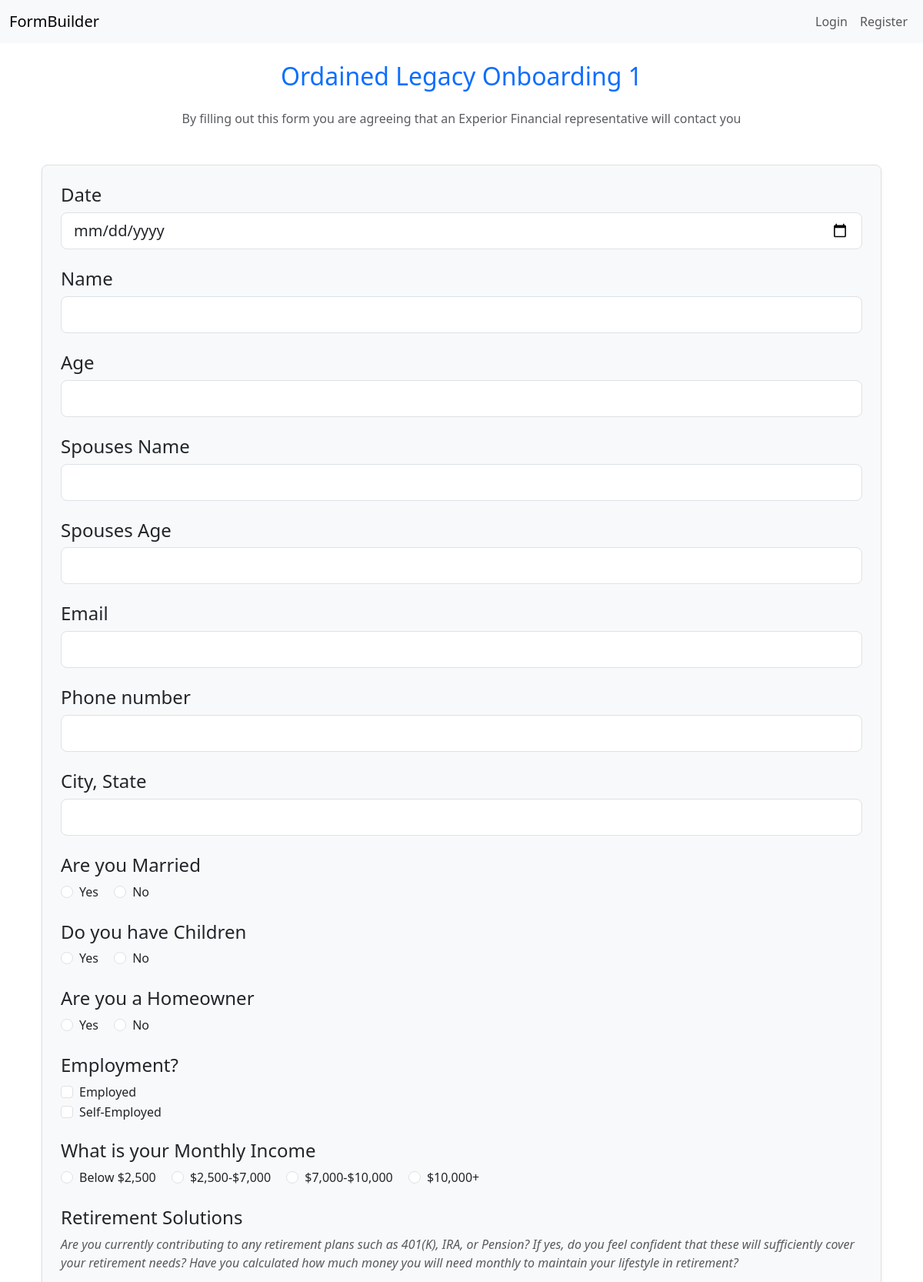
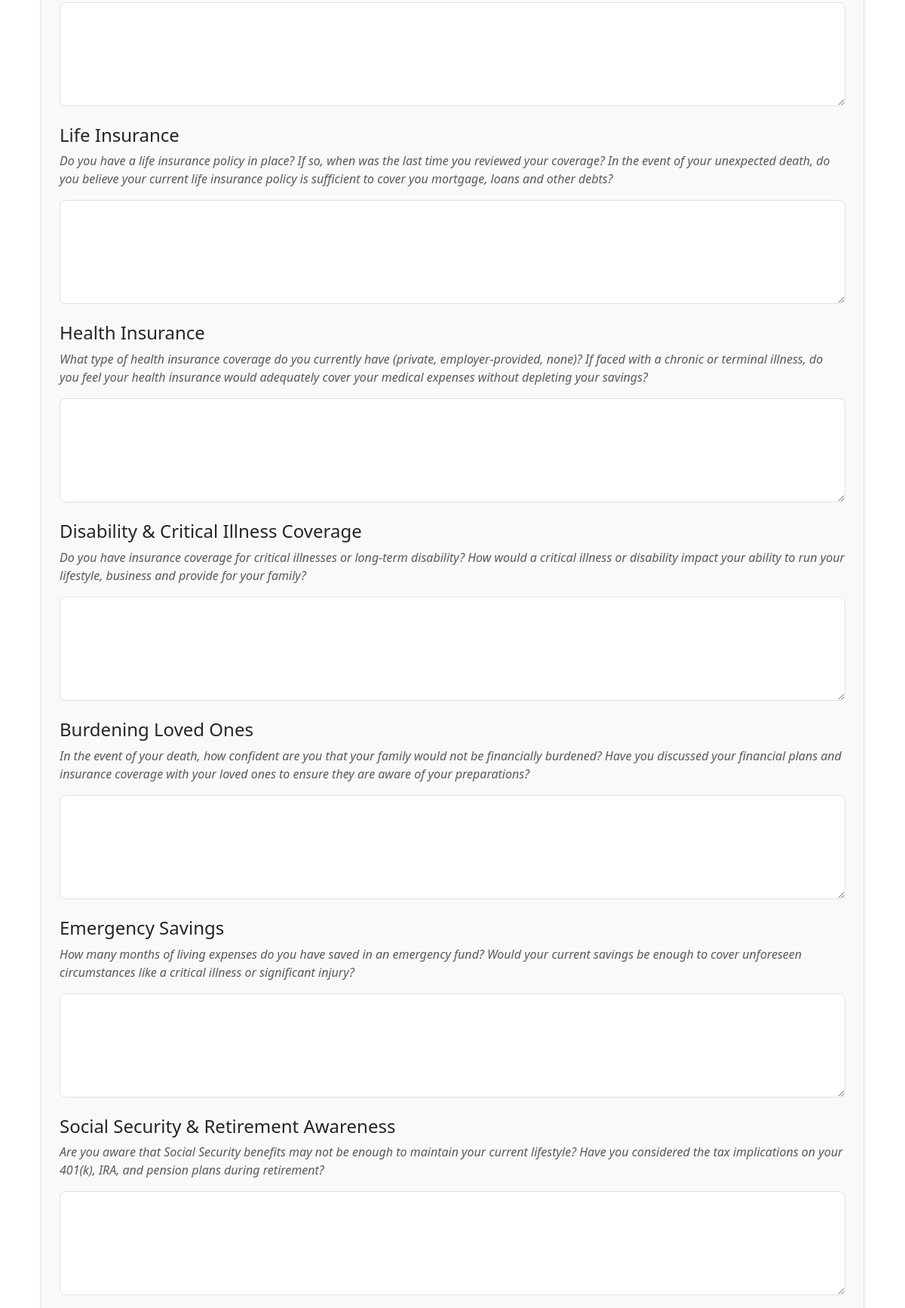
Page /app/form/2fff5f0cfed9f489/fill/ (upper part) on the committed database (2 pictures, top to bottom).
### builder/models.py (models this page shows, shortened)
class Form(models.Model):
    title = models.CharField(max_length=255)
    description = models.TextField(blank=True, null=True)
    creator = models.ForeignKey(User, on_delete=models.CASCADE)
    created_at = models.DateTimeField(auto_now_add=True)
    form_hash = models.CharField(max_length=16, unique=True, blank=True, null=True)

class FormField(models.Model):
    form = models.ForeignKey(Form, on_delete=models.CASCADE, related_name="fields")
    label = models.CharField(max_length=255)
    description = models.TextField(blank=True, null=True)
    field_type = models.CharField(max_length=50, choices=FIELD_TYPES)
    required = models.BooleanField(default=True)

class FieldOption(models.Model):
    form_field = models.ForeignKey(FormField, on_delete=models.CASCADE, related_name="options")
    value = models.CharField(max_length=255)

### builder/views.py (the view)
# urls.py: path('form/<str:form_hash>/fill/', views.fill_form_view, name='fill_form'),
def fill_form_view(request, form_hash):
    form_instance = get_object_or_404(Form, form_hash=form_hash)
    if request.method == 'POST':
        submission_data = {}
        for field in form_instance.fields.all():
            submission_data[field.label] = request.POST.get(field.label)
        FormSubmission.objects.create(form=form_instance, submission_data=submission_data)
        return redirect('form_thank_you')
    return render(request, 'builder/fill_form.html', {'form': form_instance})

### builder/templates/builder/fill_form.html (shortened to what this page needs)
{% extends "base.html" %}
{% block content %}
<div class="container mt-4">
    <h2 class="text-center text-primary mb-4">{{ form.title }}</h2>
    <p class="text-center text-muted mb-5">{{ form.description }}</p>
    <form method="POST" class="p-4 border rounded-3 shadow-sm bg-light">
        {% for field in form.fields.all %}
        <div class="mb-4">
            <h4 class="form-label text-dark mb-2">{{ field.label }}</h4>
            {% if field.description %}
            <p class="text-muted mb-3"><em>{{ field.description }}</em></p>
            {% endif %}
            {% if field.field_type == "text" %}
            <input type="text" class="form-control form-control-lg" name="{{ field.label }}" {% if field.required %}required{% endif %}>
            {% elif field.field_type == "textarea" %}
            <textarea class="form-control form-control-lg" name="{{ field.label }}" rows="4" {% if field.required %}required{% endif %}></textarea>
            {% elif field.field_type == "radio" %}
            {% for option in field.options.all %}
            <div class="form-check form-check-inline">
                <input class="form-check-input" type="radio" name="{{ field.label }}" value="{{ option.value }}" {% if field.required %}required{% endif %}>
                <label class="form-check-label">{{ option.value }}</label>
            </div>
            {% endfor %}
            {% elif field.field_type == "date" %}
            <input type="date" class="form-control form-control-lg" name="{{ field.label }}" {% if field.required %}required{% endif %}>
            {% elif field.field_type == "email" %}
            <input type="email" class="form-control form-control-lg" name="{{ field.label }}" {% if field.required %}required{% endif %}>
            {% elif field.field_type == "checkbox" %}
            {% for option in field.options.all %}
            <div class="form-check">
                <input class="form-check-input" type="checkbox" name="{{ field.label }}" value="{{ option.value }}" {% if field.required %}required{% endif %}>
                <label class="form-check-label">{{ option.value }}</label>
            </div>
            {% endfor %}
            {% endif %}
        </div>
        {% endfor %}
    </form>
</div>
{% endblock %}

### rows in the picture
Form: title "Ordained Legacy Onboarding 1", description "By filling out this form you are agreeing that an Experior Financial representative will contact you"
FormField: label "Date"
FormField: label "Name"
FormField: label "Age"
FormField: label "Spouses Name"
FormField: label "Spouses Age"
FormField: label "Email"
FormField: label "Phone number"
FormField: label "City, State"
FormField: label "Are you Married"
FieldOption: value "Yes"
FieldOption: value "No"
FormField: label "Do you have Children"
FieldOption: value "Yes"
FieldOption: value "No"
FormField: label "Are you a Homeowner"
FieldOption: value "Yes"
FieldOption: value "No"
FormField: label "Employment?"
FieldOption: value "Employed"
FieldOption: value "Self-Employed"
FormField: label "What is your Monthly Income"
FieldOption: value "Below $2,500"
FieldOption: value "$2,500-$7,000"
FieldOption: value "$7,000-$10,000"
FieldOption: value "$10,000+"
FormField: label "Retirement Solutions", description "Are you currently contributing to any retirement plans such as 401(K), IRA, or Pension? If yes, do you feel confident that these will sufficiently cover your retirement needs? Have you calculated how much money you will need monthly to maintain your lifestyle in retirement?"
FormField: label "Life Insurance", description "Do you have a life insurance policy in place? If so, when was the last time you reviewed your coverage? In the event of your unexpected death, do you believe your current life insurance policy is sufficient to cover you mortgage, loans and other debts?"
FormField: label "Health Insurance", description "What type of health insurance coverage do you currently have (private, employer-provided, none)? If faced with a chronic or terminal illness, do you feel your health insurance would adequately cover your medical expenses without depleting your savings?"
FormField: label "Disability & Critical Illness Coverage", description "Do you have insurance coverage for critical illnesses or long-term disability? How would a critical illness or disability impact your ability to run your lifestyle, business and provide for your family?"
FormField: label "Burdening Loved Ones", description "In the event of your death, how confident are you that your family would not be financially burdened? Have you discussed your financial plans and insurance coverage with your loved ones to ensure they are aware of your preparations?"
FormField: label "Emergency Savings", description "How many months of living expenses do you have saved in an emergency fund? Would your current savings be enough to cover unforeseen circumstances like a critical illness or significant injury?"
FormField: label "Social Security & Retirement Awareness", description "Are you aware that Social Security benefits may not be enough to maintain your current lifestyle? Have you considered the tax implications on your 401(k), IRA, and pension plans during retirement?"
